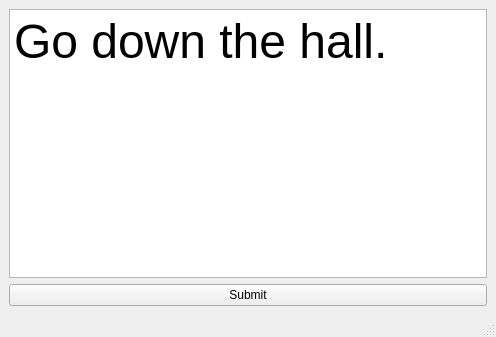
<?xml version="1.0" encoding="UTF-8"?>
<ui version="4.0">
 <class>MainWindow</class>
 <widget class="QMainWindow" name="MainWindow">
  <property name="geometry">
   <rect>
    <x>0</x>
    <y>0</y>
    <width>496</width>
    <height>337</height>
   </rect>
  </property>
  <property name="windowTitle">
   <string>MainWindow</string>
  </property>
  <widget class="QWidget" name="centralwidget">
   <layout class="QGridLayout" name="gridLayout">
    <item row="0" column="0">
     <widget class="QPlainTextEdit" name="inputTextEdit">
      <property name="font">
       <font>
        <pointsize>36</pointsize>
       </font>
      </property>
      <property name="plainText">
       <string>Go down the hall.</string>
      </property>
     </widget>
    </item>
    <item row="1" column="0">
     <widget class="QPushButton" name="submitButton">
      <property name="text">
       <string>Submit</string>
      </property>
     </widget>
    </item>
   </layout>
  </widget>
  <widget class="QMenuBar" name="menubar">
   <property name="geometry">
    <rect>
     <x>0</x>
     <y>0</y>
     <width>496</width>
     <height>25</height>
    </rect>
   </property>
  </widget>
  <widget class="QStatusBar" name="statusbar"/>
 </widget>
 <resources/>
 <connections/>
</ui>
